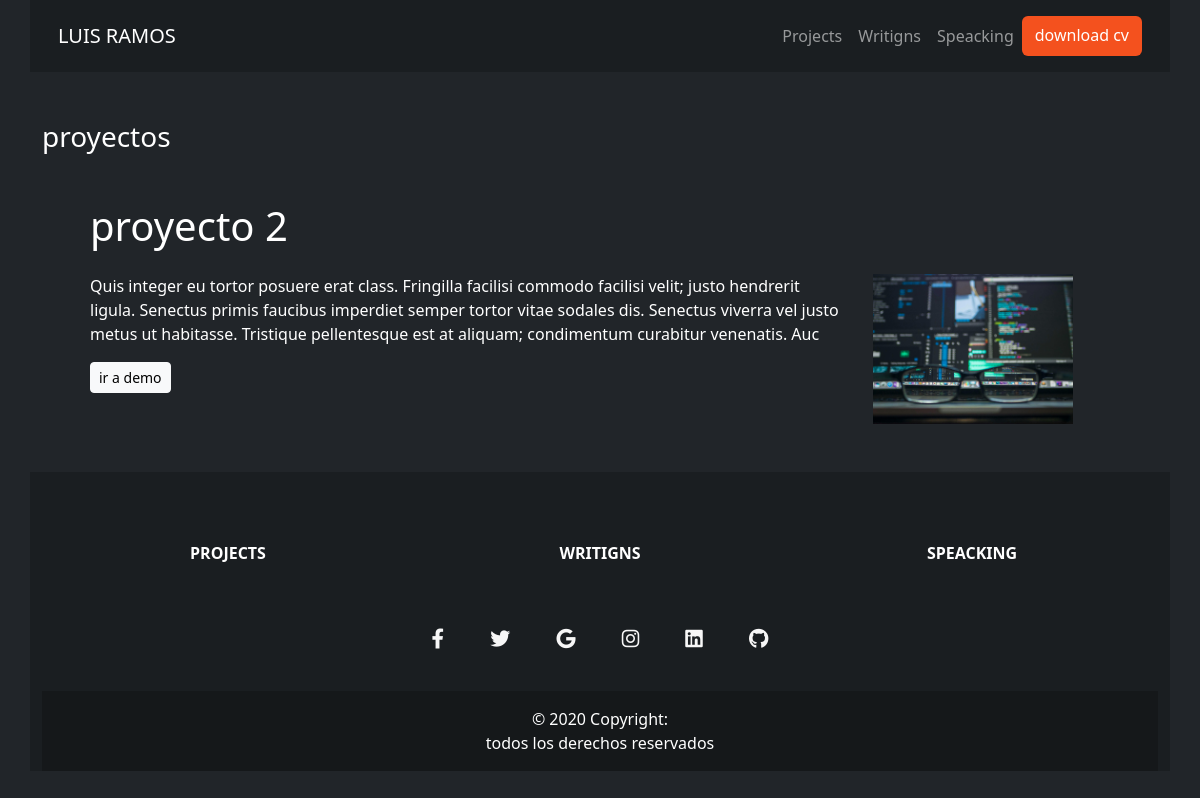
Page /projects/details/2 on the committed database.
### projects/models.py (models this page shows)
class Project(models.Model):
    title = models.CharField(max_length=150)
    description = models.CharField(max_length=300)
    image = models.ImageField(upload_to="projects/")
    url = models.URLField(blank=True)

### projects/views.py (the view)
# urls.py: path('details/<int:id>', details, name='details'),
def details(request, id):
  myproject = get_object_or_404(Project, id=id)
  return render(request, 'details.html', {'myproject': myproject})

### projects/templates/details.html (shortened to what this page needs)
{% extends "master.html" %}
{% block content %}
<section class="container">
  <h3 class="my-5">proyectos </h3>
  <article class="row my-5 px-5">
    <h1 class="mb-4">{{ myproject.title }} </h1>
    <div class="col-md-9 col-sm-12 mb-4">
      <p>{{ myproject.description }}</p>
      <a href="{{myproject.url}}" class="btn btn-light btn-sm" target="_blank">ir a demo </a>
    </div>
    <div class="col-md-3 col-sm-12">
      <img src="{{myproject.image.url}}" alt="hjh" width="200" height="150" >
    </div>
  </article>
</section>
{% endblock %}

### projects/static/main_stilos.css (style rules this page uses)
body { background-color: #202020; }

### rows in the picture
Project: title "proyecto 2", description "Quis integer eu tortor posuere erat class. Fringilla facilisi commodo facilisi velit; justo hendrerit ligula. Senectus primis faucibus imperdiet semper tortor vitae sodales dis. Senectus viverra vel justo metus ut habitasse. Tristique pellentesque est at aliquam; condimentum curabitur venenatis. Auc", image (picture)
